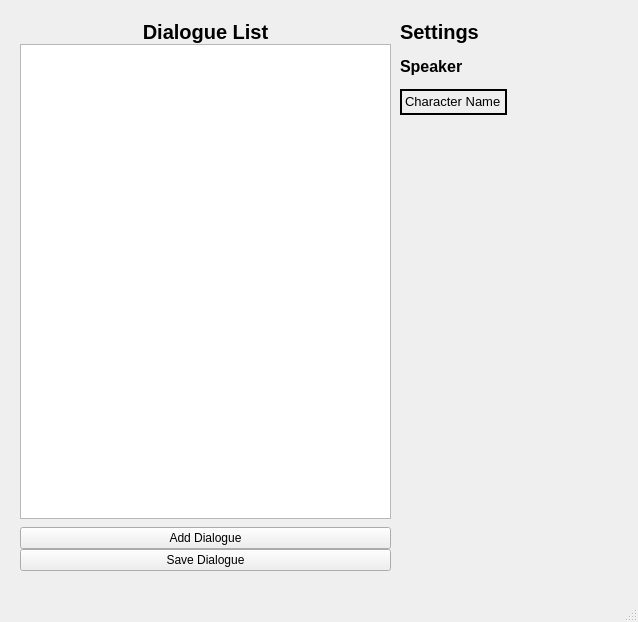
<?xml version="1.0" encoding="UTF-8"?>
<ui version="4.0">
 <class>StoryStackWindow</class>
 <widget class="QMainWindow" name="StoryStackWindow">
  <property name="geometry">
   <rect>
    <x>0</x>
    <y>0</y>
    <width>638</width>
    <height>622</height>
   </rect>
  </property>
  <property name="minimumSize">
   <size>
    <width>0</width>
    <height>0</height>
   </size>
  </property>
  <property name="maximumSize">
   <size>
    <width>638</width>
    <height>622</height>
   </size>
  </property>
  <property name="windowTitle">
   <string>WeaverWindow</string>
  </property>
  <property name="layoutDirection">
   <enum>Qt::LayoutDirection::LeftToRight</enum>
  </property>
  <widget class="QWidget" name="centralwidget">
   <widget class="QWidget" name="verticalLayoutWidget">
    <property name="geometry">
     <rect>
      <x>20</x>
      <y>20</y>
      <width>371</width>
      <height>551</height>
     </rect>
    </property>
    <layout class="QVBoxLayout" name="DialogueArea" stretch="0,0,0">
     <property name="spacing">
      <number>0</number>
     </property>
     <property name="bottomMargin">
      <number>0</number>
     </property>
     <item>
      <widget class="QLabel" name="dialogueTitle">
       <property name="font">
        <font>
         <pointsize>15</pointsize>
         <bold>true</bold>
        </font>
       </property>
       <property name="text">
        <string>Dialogue List</string>
       </property>
       <property name="alignment">
        <set>Qt::AlignmentFlag::AlignHCenter|Qt::AlignmentFlag::AlignTop</set>
       </property>
      </widget>
     </item>
     <item>
      <widget class="QListWidget" name="DialogueListContainer">
       <property name="itemAlignment">
        <set>Qt::AlignmentFlag::AlignLeading</set>
       </property>
      </widget>
     </item>
     <item>
      <layout class="QVBoxLayout" name="verticalLayout_2" stretch="0,0">
       <property name="sizeConstraint">
        <enum>QLayout::SizeConstraint::SetDefaultConstraint</enum>
       </property>
       <property name="topMargin">
        <number>8</number>
       </property>
       <item>
        <widget class="QPushButton" name="AddDialogue">
         <property name="text">
          <string>Add Dialogue</string>
         </property>
        </widget>
       </item>
       <item>
        <widget class="QPushButton" name="SaveDialogue">
         <property name="text">
          <string>Save Dialogue</string>
         </property>
        </widget>
       </item>
      </layout>
     </item>
    </layout>
   </widget>
   <widget class="QWidget" name="verticalLayoutWidget_2">
    <property name="geometry">
     <rect>
      <x>400</x>
      <y>20</y>
      <width>221</width>
      <height>450</height>
     </rect>
    </property>
    <layout class="QVBoxLayout" name="SettingsArea" stretch="0,0">
     <property name="spacing">
      <number>0</number>
     </property>
     <item>
      <widget class="QLabel" name="dialogueTitle_2">
       <property name="sizePolicy">
        <sizepolicy hsizetype="Preferred" vsizetype="Fixed">
         <horstretch>0</horstretch>
         <verstretch>0</verstretch>
        </sizepolicy>
       </property>
       <property name="maximumSize">
        <size>
         <width>16777215</width>
         <height>16777215</height>
        </size>
       </property>
       <property name="font">
        <font>
         <pointsize>15</pointsize>
         <bold>true</bold>
        </font>
       </property>
       <property name="text">
        <string>Settings</string>
       </property>
       <property name="alignment">
        <set>Qt::AlignmentFlag::AlignLeading|Qt::AlignmentFlag::AlignLeft|Qt::AlignmentFlag::AlignTop</set>
       </property>
      </widget>
     </item>
     <item>
      <layout class="QVBoxLayout" name="verticalLayout">
       <property name="spacing">
        <number>0</number>
       </property>
       <property name="bottomMargin">
        <number>0</number>
       </property>
       <item>
        <widget class="QLabel" name="SpeakerText">
         <property name="sizePolicy">
          <sizepolicy hsizetype="Fixed" vsizetype="Fixed">
           <horstretch>0</horstretch>
           <verstretch>0</verstretch>
          </sizepolicy>
         </property>
         <property name="maximumSize">
          <size>
           <width>16777215</width>
           <height>16777215</height>
          </size>
         </property>
         <property name="font">
          <font>
           <pointsize>12</pointsize>
           <bold>true</bold>
          </font>
         </property>
         <property name="text">
          <string>Speaker</string>
         </property>
        </widget>
       </item>
       <item>
        <layout class="QHBoxLayout" name="horizontalLayout">
         <property name="spacing">
          <number>0</number>
         </property>
         <property name="leftMargin">
          <number>0</number>
         </property>
         <property name="topMargin">
          <number>0</number>
         </property>
         <property name="rightMargin">
          <number>0</number>
         </property>
         <property name="bottomMargin">
          <number>220</number>
         </property>
         <item>
          <widget class="QLabel" name="CurrentSpeaker">
           <property name="sizePolicy">
            <sizepolicy hsizetype="Preferred" vsizetype="Fixed">
             <horstretch>0</horstretch>
             <verstretch>0</verstretch>
            </sizepolicy>
           </property>
           <property name="maximumSize">
            <size>
             <width>16777215</width>
             <height>16777215</height>
            </size>
           </property>
           <property name="font">
            <font>
             <pointsize>10</pointsize>
            </font>
           </property>
           <property name="autoFillBackground">
            <bool>false</bool>
           </property>
           <property name="frameShape">
            <enum>QFrame::Shape::Box</enum>
           </property>
           <property name="lineWidth">
            <number>2</number>
           </property>
           <property name="text">
            <string>Character Name</string>
           </property>
           <property name="alignment">
            <set>Qt::AlignmentFlag::AlignLeading|Qt::AlignmentFlag::AlignLeft|Qt::AlignmentFlag::AlignTop</set>
           </property>
           <property name="wordWrap">
            <bool>true</bool>
           </property>
          </widget>
         </item>
         <item>
          <spacer name="horizontalSpacer">
           <property name="orientation">
            <enum>Qt::Orientation::Horizontal</enum>
           </property>
           <property name="sizeHint" stdset="0">
            <size>
             <width>40</width>
             <height>20</height>
            </size>
           </property>
          </spacer>
         </item>
        </layout>
       </item>
       <item>
        <spacer name="verticalSpacer">
         <property name="orientation">
          <enum>Qt::Orientation::Vertical</enum>
         </property>
         <property name="sizeType">
          <enum>QSizePolicy::Policy::Preferred</enum>
         </property>
         <property name="sizeHint" stdset="0">
          <size>
           <width>20</width>
           <height>120</height>
          </size>
         </property>
        </spacer>
       </item>
      </layout>
     </item>
    </layout>
   </widget>
  </widget>
  <widget class="QStatusBar" name="statusbar"/>
  <widget class="QMenuBar" name="menubar">
   <property name="geometry">
    <rect>
     <x>0</x>
     <y>0</y>
     <width>638</width>
     <height>25</height>
    </rect>
   </property>
   <property name="layoutDirection">
    <enum>Qt::LayoutDirection::LeftToRight</enum>
   </property>
  </widget>
 </widget>
 <resources/>
 <connections/>
</ui>
